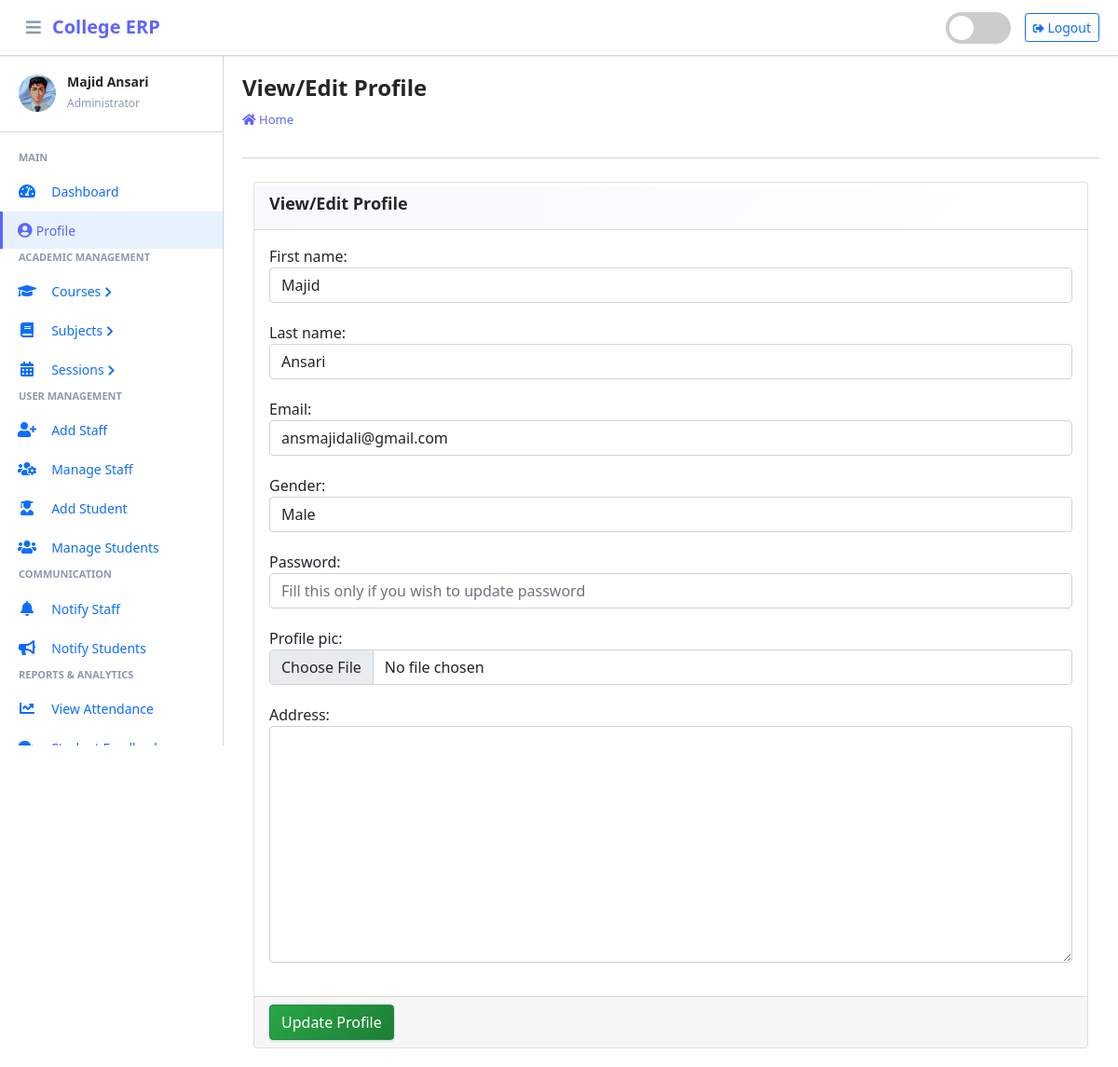
The page /admin_view_profile (signed in) on the database as committed earlier.
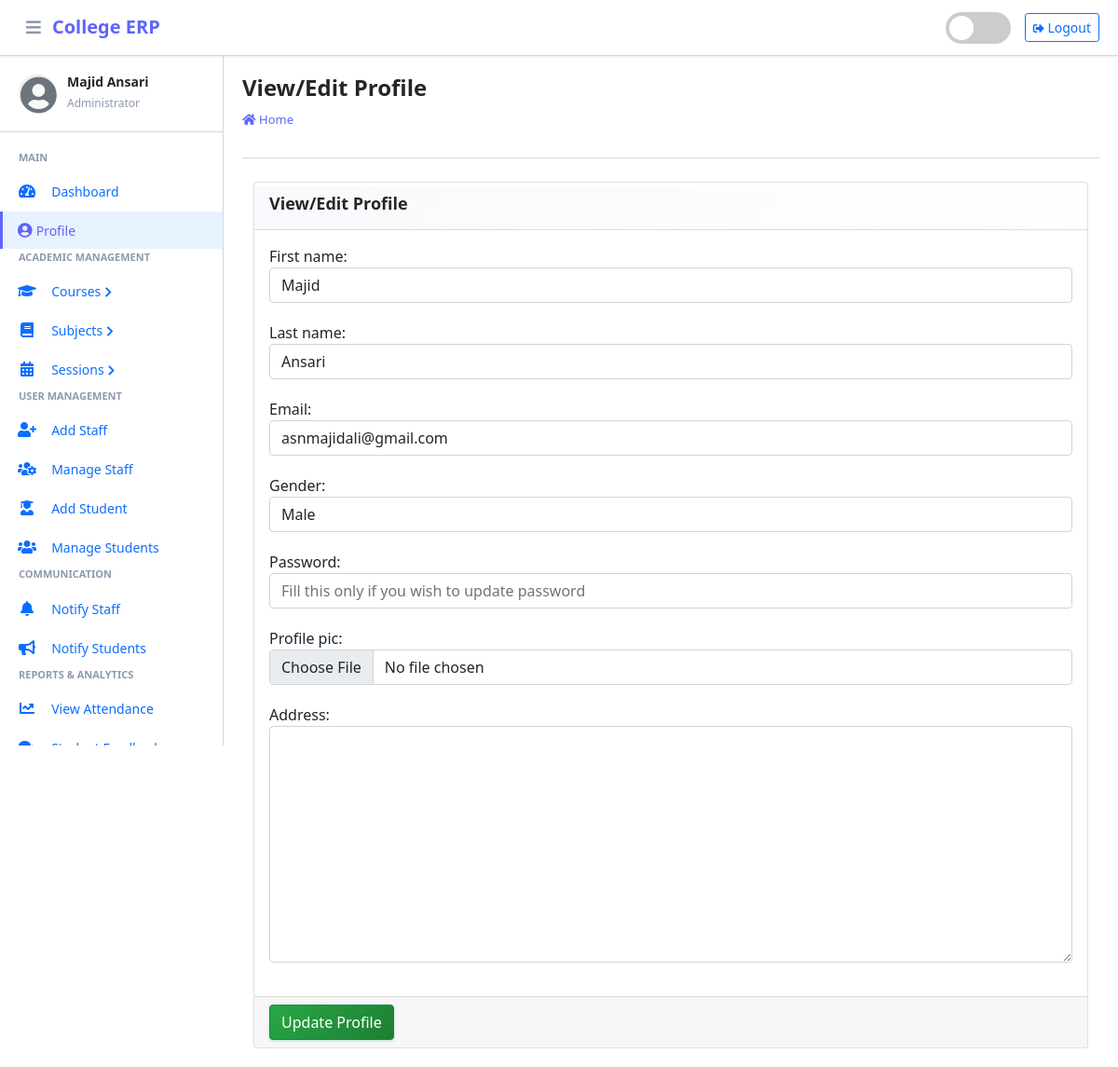
The same page on the database as committed later.
### main_app/models.py (models this page shows, shortened)
class CustomUser(AbstractUser):
    USER_TYPE = ((1, "HOD"), (2, "Staff"), (3, "Student"))
    GENDER = [("M", "Male"), ("F", "Female")]
    username = None  # Removed username, using email instead
    email = models.EmailField(unique=True)
    user_type = models.CharField(default=1, choices=USER_TYPE, max_length=1)
    gender = models.CharField(max_length=1, choices=GENDER)
    profile_pic = models.ImageField()
    address = models.TextField()
    fcm_token = models.TextField(default="")  # For firebase notifications
    created_at = models.DateTimeField(auto_now_add=True)
    updated_at = models.DateTimeField(auto_now=True)
    USERNAME_FIELD = "email"
    REQUIRED_FIELDS = []
    objects = CustomUserManager()

### main_app/hod_views.py (the view, shortened to what this page needs)
# urls.py: path("admin_view_profile", hod_views.admin_view_profile,
def admin_view_profile(request):
    admin = get_object_or_404(Admin, admin=request.user)
    form = AdminForm(request.POST or None, request.FILES or None,
                     instance=admin)
    context = {'form': form,
               'page_title': 'View/Edit Profile'
               }
    return render(request, "hod_template/admin_view_profile.html", context)

### main_app/forms.py
class AdminForm(CustomUserForm):
    def __init__(self, *args, **kwargs):
        super(AdminForm, self).__init__(*args, **kwargs)
    class Meta(CustomUserForm.Meta):
        model = Admin
        fields = CustomUserForm.Meta.fields

### main_app/templates/hod_template/admin_view_profile.html (shortened to what this page needs)
{% extends 'main_app/base.html' %}
{% load static %}
{% block page_title %}{{page_title}}{% endblock page_title %}
{% block content %}
<section class="content">
    <div class="container-fluid">
        <div class="row">
            <div class="col-md-12">
                <div class="card card-dark">
                    <div class="card-header">
                        <h3 class="card-title">{{page_title}}</h3>
                    </div>
                    {% include "main_app/form_template.html" with messages=messages  form=form button_text="Update Profile"%}
                </div>
            </div>
        </div>
    </div>
</section>
{% endblock content %}

### main_app/templates/main_app/erpnext_sidebar.html (shortened to what the changed rows need)
{% load static %}
<div class="sidebar-header">
    <div class="sidebar-user">
        <img src="{{ request.user.profile_pic}}" alt="User Avatar" class="sidebar-user-avatar" id="sidebar-avatar" onerror="showDefaultAvatar()">
        <i class="fas fa-user-circle sidebar-default-avatar" id="default-avatar" style="display: none;"></i>
        <div class="sidebar-user-info">
            <h6>{{ user.get_full_name|default:user.username }}</h6>
            <small>
                {% if user.user_type == '1' %}
                    Administrator
                {% elif user.user_type == '2' %}
                    Staff Member
                {% else %}
                    Student
                {% endif %}
            </small>
        </div>
    </div>
</div>

Rows that differ between the two databases and show on the page:
changed CustomUser "Majid Ansari": user.profile_pic: picture removed
Other text that changed with them:
form field email: "ansmajidali@gmail.com" → "asnmajidali@gmail.com"
